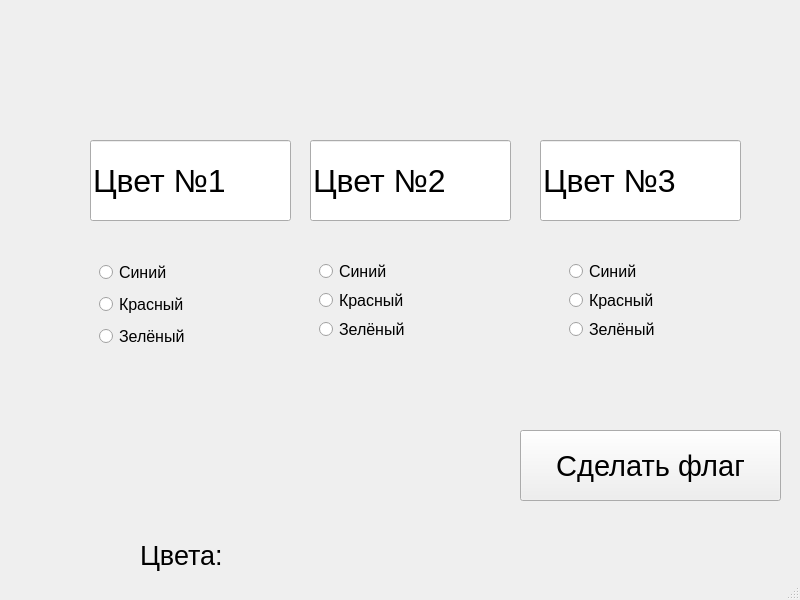
<?xml version="1.0" encoding="UTF-8"?>
<ui version="4.0">
 <class>MainWindow</class>
 <widget class="QMainWindow" name="MainWindow">
  <property name="geometry">
   <rect>
    <x>0</x>
    <y>0</y>
    <width>800</width>
    <height>600</height>
   </rect>
  </property>
  <property name="minimumSize">
   <size>
    <width>800</width>
    <height>600</height>
   </size>
  </property>
  <property name="maximumSize">
   <size>
    <width>800</width>
    <height>600</height>
   </size>
  </property>
  <property name="windowTitle">
   <string>Текстовый флаг</string>
  </property>
  <property name="documentMode">
   <bool>false</bool>
  </property>
  <property name="tabShape">
   <enum>QTabWidget::Rounded</enum>
  </property>
  <property name="dockNestingEnabled">
   <bool>false</bool>
  </property>
  <property name="unifiedTitleAndToolBarOnMac">
   <bool>false</bool>
  </property>
  <widget class="QWidget" name="centralwidget">
   <widget class="QLineEdit" name="lineEdit">
    <property name="geometry">
     <rect>
      <x>90</x>
      <y>140</y>
      <width>201</width>
      <height>81</height>
     </rect>
    </property>
    <property name="font">
     <font>
      <pointsize>24</pointsize>
     </font>
    </property>
    <property name="text">
     <string>Цвет №1</string>
    </property>
   </widget>
   <widget class="QLineEdit" name="lineEdit_2">
    <property name="geometry">
     <rect>
      <x>310</x>
      <y>140</y>
      <width>201</width>
      <height>81</height>
     </rect>
    </property>
    <property name="font">
     <font>
      <pointsize>24</pointsize>
     </font>
    </property>
    <property name="text">
     <string>Цвет №2</string>
    </property>
   </widget>
   <widget class="QLineEdit" name="lineEdit_3">
    <property name="geometry">
     <rect>
      <x>540</x>
      <y>140</y>
      <width>201</width>
      <height>81</height>
     </rect>
    </property>
    <property name="font">
     <font>
      <pointsize>24</pointsize>
     </font>
    </property>
    <property name="text">
     <string>Цвет №3</string>
    </property>
   </widget>
   <widget class="QStackedWidget" name="verticalStackedWidget_3">
    <property name="geometry">
     <rect>
      <x>90</x>
      <y>250</y>
      <width>201</width>
      <height>111</height>
     </rect>
    </property>
    <widget class="QWidget" name="color_group_1" native="true">
     <layout class="QVBoxLayout" name="verticalLayout">
      <item>
       <widget class="QRadioButton" name="radioButton">
        <property name="font">
         <font>
          <pointsize>12</pointsize>
         </font>
        </property>
        <property name="text">
         <string>Синий</string>
        </property>
       </widget>
      </item>
      <item>
       <widget class="QRadioButton" name="radioButton_3">
        <property name="font">
         <font>
          <pointsize>12</pointsize>
         </font>
        </property>
        <property name="text">
         <string>Красный</string>
        </property>
       </widget>
      </item>
      <item>
       <widget class="QRadioButton" name="radioButton_2">
        <property name="font">
         <font>
          <pointsize>12</pointsize>
         </font>
        </property>
        <property name="text">
         <string>Зелёный</string>
        </property>
       </widget>
      </item>
     </layout>
    </widget>
   </widget>
   <widget class="QStackedWidget" name="verticalStackedWidget">
    <property name="geometry">
     <rect>
      <x>310</x>
      <y>250</y>
      <width>160</width>
      <height>100</height>
     </rect>
    </property>
    <widget class="QWidget" name="color_group_3" native="true">
     <layout class="QVBoxLayout" name="verticalLayout_2">
      <item>
       <widget class="QRadioButton" name="radioButton_8">
        <property name="font">
         <font>
          <pointsize>12</pointsize>
         </font>
        </property>
        <property name="text">
         <string>Синий</string>
        </property>
       </widget>
      </item>
      <item>
       <widget class="QRadioButton" name="radioButton_9">
        <property name="font">
         <font>
          <pointsize>12</pointsize>
         </font>
        </property>
        <property name="text">
         <string>Красный</string>
        </property>
       </widget>
      </item>
      <item>
       <widget class="QRadioButton" name="radioButton_7">
        <property name="font">
         <font>
          <pointsize>12</pointsize>
         </font>
        </property>
        <property name="text">
         <string>Зелёный</string>
        </property>
       </widget>
      </item>
     </layout>
    </widget>
   </widget>
   <widget class="QStackedWidget" name="verticalStackedWidget_2">
    <property name="geometry">
     <rect>
      <x>560</x>
      <y>250</y>
      <width>160</width>
      <height>100</height>
     </rect>
    </property>
    <widget class="QWidget" name="verticalStackedWidget_2Page1" native="true">
     <layout class="QVBoxLayout" name="verticalLayout_3">
      <item>
       <widget class="QRadioButton" name="radioButton_5">
        <property name="font">
         <font>
          <pointsize>12</pointsize>
         </font>
        </property>
        <property name="text">
         <string>Синий</string>
        </property>
       </widget>
      </item>
      <item>
       <widget class="QRadioButton" name="radioButton_6">
        <property name="font">
         <font>
          <pointsize>12</pointsize>
         </font>
        </property>
        <property name="text">
         <string>Красный</string>
        </property>
       </widget>
      </item>
      <item>
       <widget class="QRadioButton" name="radioButton_4">
        <property name="font">
         <font>
          <pointsize>12</pointsize>
         </font>
        </property>
        <property name="text">
         <string>Зелёный</string>
        </property>
       </widget>
      </item>
     </layout>
    </widget>
   </widget>
   <widget class="QPushButton" name="make_flag">
    <property name="geometry">
     <rect>
      <x>520</x>
      <y>430</y>
      <width>261</width>
      <height>71</height>
     </rect>
    </property>
    <property name="font">
     <font>
      <pointsize>22</pointsize>
     </font>
    </property>
    <property name="text">
     <string>Сделать флаг</string>
    </property>
   </widget>
   <widget class="QLabel" name="result">
    <property name="geometry">
     <rect>
      <x>140</x>
      <y>530</y>
      <width>621</width>
      <height>51</height>
     </rect>
    </property>
    <property name="font">
     <font>
      <pointsize>20</pointsize>
     </font>
    </property>
    <property name="text">
     <string>Цвета: </string>
    </property>
   </widget>
  </widget>
  <widget class="QStatusBar" name="statusbar"/>
 </widget>
 <resources/>
 <connections/>
</ui>
